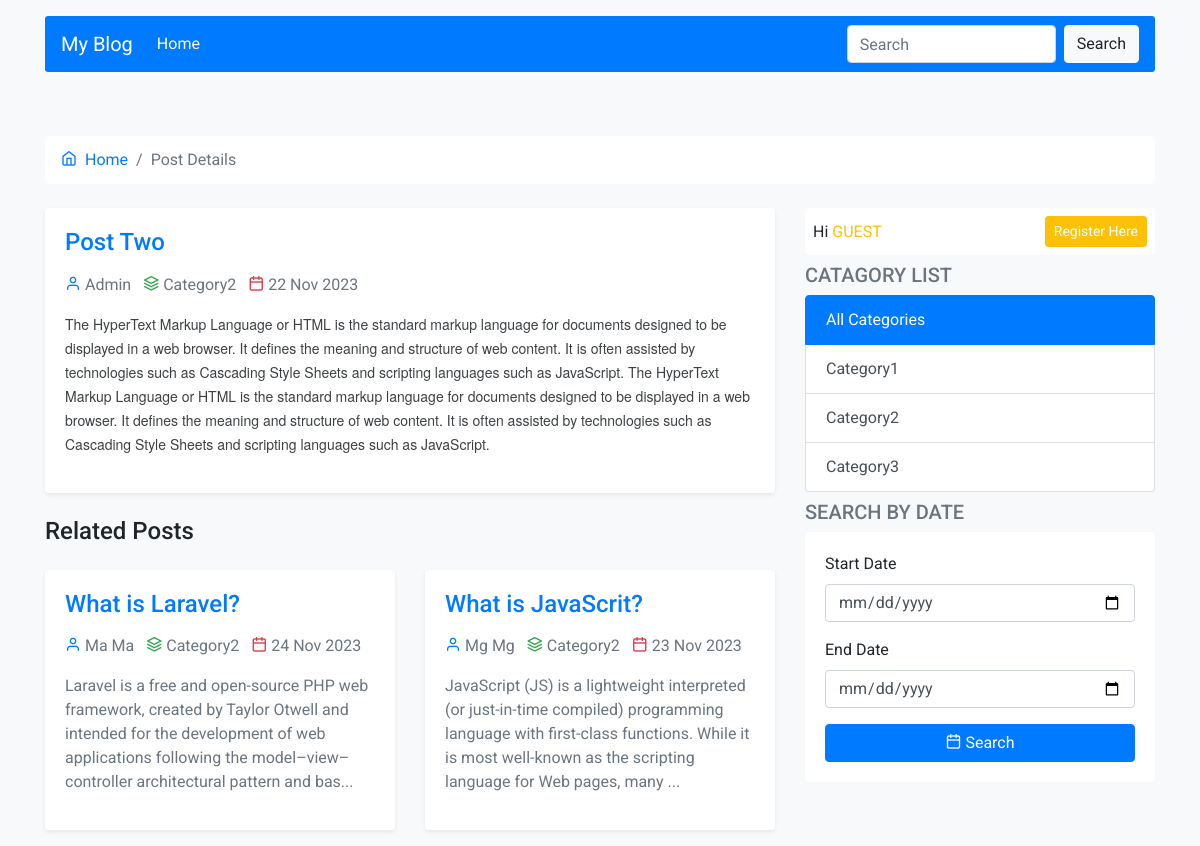
The page /front_panel_post_detail.php?post_id=2 on the database its author committed.
### tables this page shows
CREATE TABLE `posts` (
  `id` int(11) NOT NULL,
  `title` varchar(255) NOT NULL,
  `description` text NOT NULL,
  `user_id` int(11) NOT NULL,
  `category_id` int(11) DEFAULT NULL,
  `is_publish` enum('0','1') NOT NULL DEFAULT '0',
  `ordering` int(11) DEFAULT NULL,
  `created_at` timestamp NOT NULL DEFAULT current_timestamp()
);

CREATE TABLE `users` (
  `id` int(11) NOT NULL,
  `name` varchar(50) NOT NULL,
  `email` varchar(50) NOT NULL,
  `password` varchar(255) NOT NULL,
  `role` enum('0','1','2') NOT NULL DEFAULT '2',
  `photo` varchar(255) NOT NULL DEFAULT 'default.png',
  `money` bigint(50) NOT NULL DEFAULT 0,
  `created_at` timestamp NOT NULL DEFAULT current_timestamp()
);

CREATE TABLE `categories` (
  `id` int(11) NOT NULL,
  `title` varchar(255) NOT NULL,
  `user_id` int(11) NOT NULL,
  `ordering` int(11) DEFAULT NULL,
  `created_at` timestamp NOT NULL DEFAULT current_timestamp()
);

### core/functions.php (called while the page is built, shortened)
<?php
function user($id)
{
    $sql = "SELECT * FROM users WHERE id='$id'";
    return fetch($sql);
}
function shortText($text, $length = 30)
{
    if ($length <= 30) {
        return substr($text, 0, $length);
    } else {
        return substr($text, 0, $length) . "...";
    }
}
function fetch($sql)
{
    $query = mysqli_query(conn(), $sql);
    $row = mysqli_fetch_assoc($query);
    return $row;
}
function fetchAll($sql)
{
    $query = mysqli_query(conn(), $sql);
    $rows = [];
    while ($row = mysqli_fetch_assoc($query)) {
        array_push($rows, $row);
    }
    return $rows;
}
function showCategory($id)
{
    $sql = "SELECT * FROM categories WHERE id='$id'";
    return fetch($sql);
}
function showPost($id)
{
    $sql = "SELECT * FROM posts WHERE id='$id'";
    return fetch($sql);
}
function showAllCategoryFrontPanel()
{
    $sql = "SELECT * FROM categories ORDER BY ordering DESC";
    return fetchAll($sql);
}
function showAllPostByCat($category_id, $limit = "9999", $post_id = 0)
{
    $sql = "SELECT * FROM posts WHERE category_id = $category_id AND id != $post_id  ORDER BY id DESC LIMIT $limit";
    return fetchAll($sql);
}

### core/base.php (called while the page is built, shortened)
<?php
function conn()
{
    return mysqli_connect("localhost", "root", "", "blog_app");
}
$url = "http://{$_SERVER['HTTP_HOST']}/blog-app";

### front_panel_post_detail.php (the view, shortened to what this page needs)
<?php require_once "front_panel/head.php"; ?>
<?php require_once "front_panel/side_header.php"; ?>
<?php
if (isset($_GET['post_id'])) {
    $post_id = $_GET['post_id'];
    $detail_post = showPost($post_id);
}else{
    linkTo("index.php");
}
$current_cat = $detail_post['category_id'];
?>
<div class="container">
    <div class="row">
        <div class="col-12">
            <nav aria-label="breadcrumb">
                <ol class="breadcrumb bg-white mb-4">
                    <li class="breadcrumb-item">
                        <a href="index.php">
                            <i class="feather-home"></i>
                            <span class="ml-1">Home</span>
                        </a>
                    </li>
                    <li class="breadcrumb-item active">
                        Post Details
                    </li>
                </ol>
            </nav>
        </div>
    </div>
    <div class="row">
        <div class="col-12 col-md-8">
            <div class="">
                <div class="card shadow-sm mb-4 post">
                    <div class="card-body">
                        <div class="">
                            <h4 class="text-primary"><?php echo $detail_post['title']; ?></h4>
                            <div class="my-3">
                                <span class="mr-2 text-muted">
                                    <i class="feather-user text-primary"></i>
                                    <?php echo user($detail_post['user_id'])['name']; ?>
                                </span>
                                <span class="mr-2 text-muted">
                                    <i class="feather-layers text-success"></i>
                                    <?php echo showCategory($detail_post['category_id'])['title']; ?>
                                </span>
                                <span class="text-muted">
                                    <i class="feather-calendar text-danger"></i>
                                    <?php echo date("j M Y", strtotime($detail_post['created_at'])); ?>
                                </span>
                            </div>
                            <div class=""><?php echo html_entity_decode($detail_post['description']); ?></div>
                        </div>
                    </div>
                </div>
            </div>
            <div class="">
                <h4 class="">Related Posts</h4>
                <div class="row">
                    <?php
                    foreach (showAllPostByCat($current_cat, 2, $post_id) as $post) {
                    ?>
                        <div class="col-12 col-md-6">
                            <div class="card shadow-sm my-3 post">
                                <div class="card-body">
                                    <a href="front_panel_post_detail.php?post_id=<?php echo $post['id']; ?>" class="text-primary">
                                        <h4 class=""><?php echo shortText($post['title']); ?></h4>
                                    </a>
                                    <div class="my-3">
                                        <span class="mr-2 text-muted">
                                            <i class="feather-user text-primary"></i>
                                            <?php echo user($post['user_id'])['name']; ?>
                                        </span>
                                        <span class="mr-2 text-muted">
                                            <i class="feather-layers text-success"></i>
                                            <?php echo showCategory($post['category_id'])['title']; ?>
                                        </span>
                                        <span class="text-muted">
                                            <i class="feather-calendar text-danger"></i>
                                            <?php echo date("j M Y", strtotime($post['created_at'])); ?>
                                        </span>
                                    </div>
                                    <p class="text-muted">
                                        <?php echo shortText(strip_tags(html_entity_decode($post['description'])), 200); ?>
                                    </p>
                                </div>
                            </div>
                        </div>
                    <?php
                    }
                    ?>
                </div>
            </div>
        </div>
        <div class="col-12 col-md-4">
            <?php require_once "right-sidebar.php"; ?>
        </div>
    </div>
</div>
<?php require_once "front_panel/footer.php"; ?>

### right-sidebar.php (shortened to what this page needs)
<div class="right-sidebar">
    <div class="mb-2">
        <div class="card">
            <div class="card-body p-2">
                <?php if (isset($_SESSION['user']['id'])) { ?>
                    <div class="d-flex justify-content-between align-items-center">
                        <p class="mb-0">
                            Hi <span class="text-uppercase text-success"> <?php echo $_SESSION['user']['name'] ?></span>
                        </p>
                        <a href="dashboard.php" class="btn btn-sm btn-success">Go to dashboard</a>
                    </div>
                <?php } else { ?>
                    <div class="d-flex justify-content-between align-items-center">
                        <p class="mb-0">
                            Hi <span class="text-uppercase text-warning"> Guest </span>
                        </p>
                        <a href="register.php" class="btn btn-sm btn-warning text-capitalize text-white">Register here</a>
                    </div>
                <?php } ?>
            </div>
        </div>
    </div>
    <div class="">
        <h5 class="mb-2 text-uppercase text-muted">Catagory List</h5>
        <div class="mb-2">
            <div class="list-group">
                <a href="<?php echo $url; ?>/index.php" class="list-group-item list-group-item-action <?php echo isset($_GET['category_id']) ? '' : 'active' ?>" aria-current="true">
                    All Categories
                </a>
                <?php
                foreach (showAllCategoryFrontPanel() as $category) {
                ?>
                    <a href="post_by_category.php?category_id=<?php echo $category['id']; ?>" class="list-group-item list-group-item-action
                <?php echo isset($_GET['category_id']) ? ($_GET['category_id'] == $category['id'] ? 'active' : '') : '' ?>">
                        <?php echo $category['title']; ?>
                    </a>
                <?php
                }
                ?>
            </div>
        </div>
    </div>
    <div class="mb-2">
        <h5 class="text-muted text-uppercase">Search By Date</h5>
        <div class="card">
            <div class="card-body">
                <form method="post" action="search_by_date.php">
                    <div class="form-group">
                        <label for="startDate">Start Date</label>
                        <input type="date" name="sdate" id="startDate" class="form-control">
                    </div>
                    <div class="form-group">
                        <label for="endDate">End Date</label>
                        <input type="date" name="edate" id="endDate" class="form-control">
                    </div>
                    <button class="btn btn-primary btn-block">
                        <i class="feather-calendar"></i>
                        Search
                    </button>
                </form>
            </div>
        </div>
    </div>
</div>

### assets/css/style.css (style rules this page uses)
* { font-family: 'Roboto', sans-serif; }
:root { --primary-soft: #f3f3f3; }
.card { border: none; }
.right-sidebar { position: sticky; top: 10px; }
.post { transition: 250ms; }

### rows shown on the page
posts: title "Post Two", user.name "Admin", category.title "Category2", created_at "22 Nov 2023", description "The HyperText Markup Language or HTML is the standard markup language for documents designed to be displayed in a web browser. It defines the meaning and structure of web content. It is often assisted by technologies such as Cascading Style Sheets and scripting languages such as JavaScript. The HyperText Markup Language or HTML is the standard markup language for documents designed to be displayed in a web browser. It defines the meaning and structure of web content. It is often assisted by technologies such as Cascading Style Sheets and scripting languages such as JavaScript."
posts: title "What is Laravel?", user.name "Ma Ma", category.title "Category2", created_at "24 Nov 2023", description "Laravel is a free and open-source PHP web framework, created by Taylor Otwell and intended for the development of web applications following the model–view–controller architectural pattern and bas..."
posts: title "What is JavaScrit?", user.name "Mg Mg", category.title "Category2", created_at "23 Nov 2023", description "JavaScript (JS) is a lightweight interpreted (or just-in-time compiled) programming language with first-class functions. While it is most well-known as the scripting language for Web pages, many ..."
categories: title "Category1"
categories: title "Category2"
categories: title "Category3"
